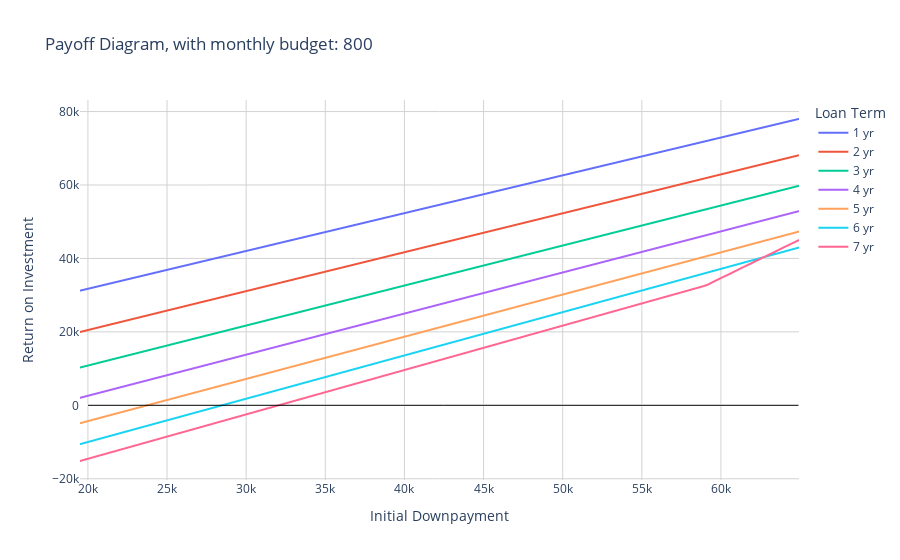

Source (notebook cell):
### Code cell
fig = px.line(payoffmonth_df_melt,x="Downpayment",y="value",color="variable",labels={
                     "Downpayment": "Initial Downpayment",
                     "value": "Return on Investment",
                     "variable": "Loan Term"
                 }, title="Payoff Diagram, with monthly budget: {}".format(month_cap))

fig.update_layout({"plot_bgcolor":"white"})
fig.update_xaxes(showgrid=True, gridwidth=1, gridcolor='lightgrey')
fig.update_yaxes(showgrid=True, gridwidth=1, gridcolor='lightgrey')
fig.add_shape(type="line",
    x0=20000, y0=0, x1=downpayment_list[-1], y1=0,
    line=dict(color="Black",width=1)
)
fig.show()

### Figure 1 — Plotly figure (JSON) as saved in the notebook; plotly's stock layout.template omitted (floating-point values rounded to 4 significant figures; data arrays with more than 128 entries replaced by an {"elided": "..."} marker saying what was removed)
{"data": [{"hovertemplate": "Loan Term=1 yr<br>Initial Downpayment=%{x}<br>Return on Investment=%{y}<extra></extra>", "legendgroup": "1 yr", "line": {"color": "#636efa", "dash": "solid"}, "mode": "lines", "name": "1 yr", "showlegend": true, "type": "scattergl", "x": {"elided": "228 int values"}, "xaxis": "x", "y": {"elided": "228 float values"}, "yaxis": "y"}, {"hovertemplate": "Loan Term=2 yr<br>Initial Downpayment=%{x}<br>Return on Investment=%{y}<extra></extra>", "legendgroup": "2 yr", "line": {"color": "#EF553B", "dash": "solid"}, "mode": "lines", "name": "2 yr", "showlegend": true, "type": "scattergl", "x": {"elided": "228 int values"}, "xaxis": "x", "y": {"elided": "228 float values"}, "yaxis": "y"}, {"hovertemplate": "Loan Term=3 yr<br>Initial Downpayment=%{x}<br>Return on Investment=%{y}<extra></extra>", "legendgroup": "3 yr", "line": {"color": "#00cc96", "dash": "solid"}, "mode": "lines", "name": "3 yr", "showlegend": true, "type": "scattergl", "x": {"elided": "228 int values"}, "xaxis": "x", "y": {"elided": "228 float values"}, "yaxis": "y"}, {"hovertemplate": "Loan Term=4 yr<br>Initial Downpayment=%{x}<br>Return on Investment=%{y}<extra></extra>", "legendgroup": "4 yr", "line": {"color": "#ab63fa", "dash": "solid"}, "mode": "lines", "name": "4 yr", "showlegend": true, "type": "scattergl", "x": {"elided": "228 int values"}, "xaxis": "x", "y": {"elided": "228 float values"}, "yaxis": "y"}, {"hovertemplate": "Loan Term=5 yr<br>Initial Downpayment=%{x}<br>Return on Investment=%{y}<extra></extra>", "legendgroup": "5 yr", "line": {"color": "#FFA15A", "dash": "solid"}, "mode": "lines", "name": "5 yr", "showlegend": true, "type": "scattergl", "x": {"elided": "228 int values"}, "xaxis": "x", "y": {"elided": "228 float values"}, "yaxis": "y"}, {"hovertemplate": "Loan Term=6 yr<br>Initial Downpayment=%{x}<br>Return on Investment=%{y}<extra></extra>", "legendgroup": "6 yr", "line": {"color": "#19d3f3", "dash": "solid"}, "mode": "lines", "name": "6 yr", "showlegend": true, "type": "scattergl", "x": {"elided": "228 int values"}, "xaxis": "x", "y": {"elided": "228 float values"}, "yaxis": "y"}, {"hovertemplate": "Loan Term=7 yr<br>Initial Downpayment=%{x}<br>Return on Investment=%{y}<extra></extra>", "legendgroup": "7 yr", "line": {"color": "#FF6692", "dash": "solid"}, "mode": "lines", "name": "7 yr", "showlegend": true, "type": "scattergl", "x": {"elided": "228 int values"}, "xaxis": "x", "y": {"elided": "228 float values"}, "yaxis": "y"}], "layout": {"legend": {"title": {"text": "Loan Term"}, "tracegroupgap": 0}, "plot_bgcolor": "white", "shapes": [{"line": {"color": "Black", "width": 1}, "type": "line", "x0": 20000, "x1": 64900, "y0": 0, "y1": 0}], "title": {"text": "Payoff Diagram, with monthly budget: 800"}, "xaxis": {"anchor": "y", "domain": [0, 1], "gridcolor": "lightgrey", "gridwidth": 1, "showgrid": true, "title": {"text": "Initial Downpayment"}}, "yaxis": {"anchor": "x", "domain": [0, 1], "gridcolor": "lightgrey", "gridwidth": 1, "showgrid": true, "title": {"text": "Return on Investment"}}}}
